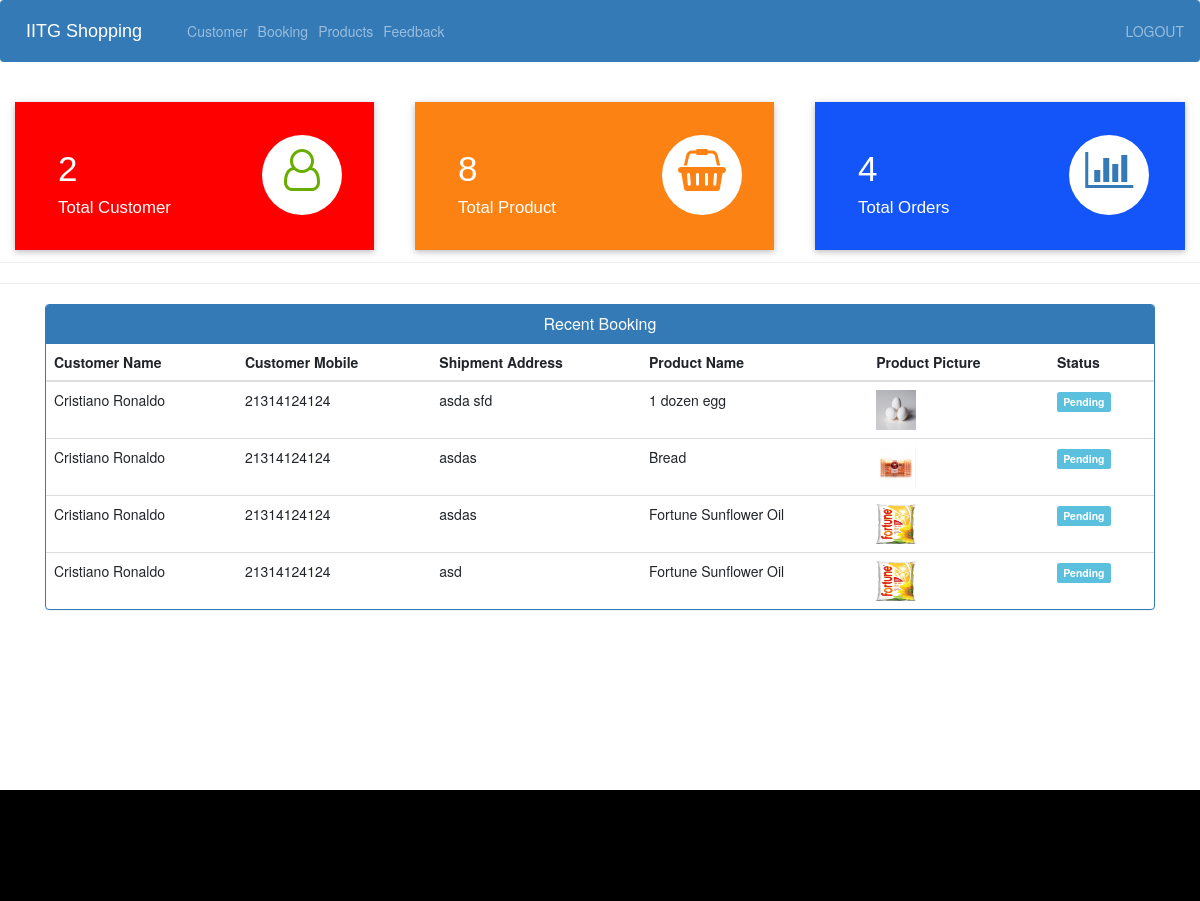
The app's page /admin-dashboard (signed in) with its own data.
### ecom/models.py (models this page shows, shortened)
class Customer(models.Model):
    user=models.OneToOneField(User,on_delete=models.CASCADE)
    profile_pic= models.ImageField(upload_to='profile_pic/CustomerProfilePic/',null=True,blank=True)
    address = models.CharField(max_length=40)
    mobile = models.CharField(max_length=20,null=False)
    @property
    def get_name(self):
        return self.user.first_name+" "+self.user.last_name

class Orders(models.Model):
    STATUS =(
        ('Pending','Pending'),
        ('Order Confirmed','Order Confirmed'),
        ('Out for Delivery','Out for Delivery'),
        ('Delivered','Delivered'),
    )
    customer=models.ForeignKey('Customer', on_delete=models.CASCADE,null=True)
    product=models.ForeignKey('Product',on_delete=models.CASCADE,null=True)
    email = models.CharField(max_length=50,null=True)
    address = models.CharField(max_length=500,null=True)
    mobile = models.CharField(max_length=20,null=True)
    order_date= models.DateField(auto_now_add=True,null=True)
    status=models.CharField(max_length=50,null=True,choices=STATUS)

class Product(models.Model):
    name=models.CharField(max_length=40)
    product_image= models.ImageField(upload_to='product_image/',null=True,blank=True)
    price = models.PositiveIntegerField()
    description=models.CharField(max_length=40)

### ecom/views.py (the view)
# urls.py: path('admin-dashboard', views.admin_dashboard_view,name='admin-dashboard'),
@login_required(login_url='adminlogin')
def admin_dashboard_view(request):
    customercount=models.Customer.objects.all().count()
    productcount=models.Product.objects.all().count()
    ordercount=models.Orders.objects.all().count()
    orders=models.Orders.objects.all()
    ordered_products=[]
    ordered_bys=[]
    for order in orders:
        ordered_product=models.Product.objects.all().filter(id=order.product.id)
        ordered_by=models.Customer.objects.all().filter(id = order.customer.id)
        ordered_products.append(ordered_product)
        ordered_bys.append(ordered_by)
    mydict={
    'customercount':customercount,
    'productcount':productcount,
    'ordercount':ordercount,
    'data':zip(ordered_products,ordered_bys,orders),
    }
    return render(request,'ecom/admin_dashboard.html',context=mydict)

### templates/ecom/admin_dashboard.html
{% extends 'ecom/admin_base.html' %}
{% load static %}
{% block content %}
<br>
{%include 'ecom/admin_dashboard_cards.html'%}
<br><br><br><br><br>
<hr><hr>
<div class="container" >
    <div class="panel panel-primary" >
      <div class="panel-heading" style="text-align:center;">
        <h6 class="panel-title">Recent Booking</h6>
      </div>
      <table class="table table-hover" id="dev-table">
        <thead>
          <tr>
            <th>Customer Name</th>
            <th>Customer Mobile</th>
            <th>Shipment Address</th>
            <th>Product Name</th>
            <th>Product Picture</th>
            <th>Status</th>
          </tr>
        </thead>
        {% for product,customer,order in data %}
        <tr>
          {% for c in customer %}
          <td> {{c.get_name}}</td>
          <td>{{c.mobile}}</td>
          <td>{{order.address}}</td>
          {% endfor %}
          {% for p in product %}
          <td> {{p.name}}</td>
          <td> <img src="{% static p.product_image.url %}" alt="Profile Pic" height="40px" width="40px" /></td>
          {% if order.status == 'Pending'%}
          <td> <span class="label label-info">{{order.status}}</span></td>
          {% elif order.status == 'Delivered' %}
          <td> <span class="label label-success">{{order.status}}</span></td>
          {% elif order.status == 'Out for Delivery' %}
          <td> <span class="label label-warning">{{order.status}}</span></td>
          {%else%}
            <td> <span class="label label-primary">{{order.status}}</span></td>
          {%endif%}
          {% endfor %}
        </tr>
        {% endfor %}
      </table>
  </div>
</div>
{% endblock content %}

### records on screen
Orders: address "asda sfd", status "Pending"
Customer: get_name "Cristiano Ronaldo", mobile "21314124124"
Product: name "1 dozen egg", product_image (picture)
Orders: address "asdas", status "Pending"
Product: name "Bread", product_image (picture)
Orders: address "asdas", status "Pending"
Product: name "Fortune Sunflower Oil", product_image (picture)
Orders: address "asd", status "Pending"

### other values on screen
{{ customercount }} "2"
{{ productcount }} "8"
{{ ordercount }} "4"
